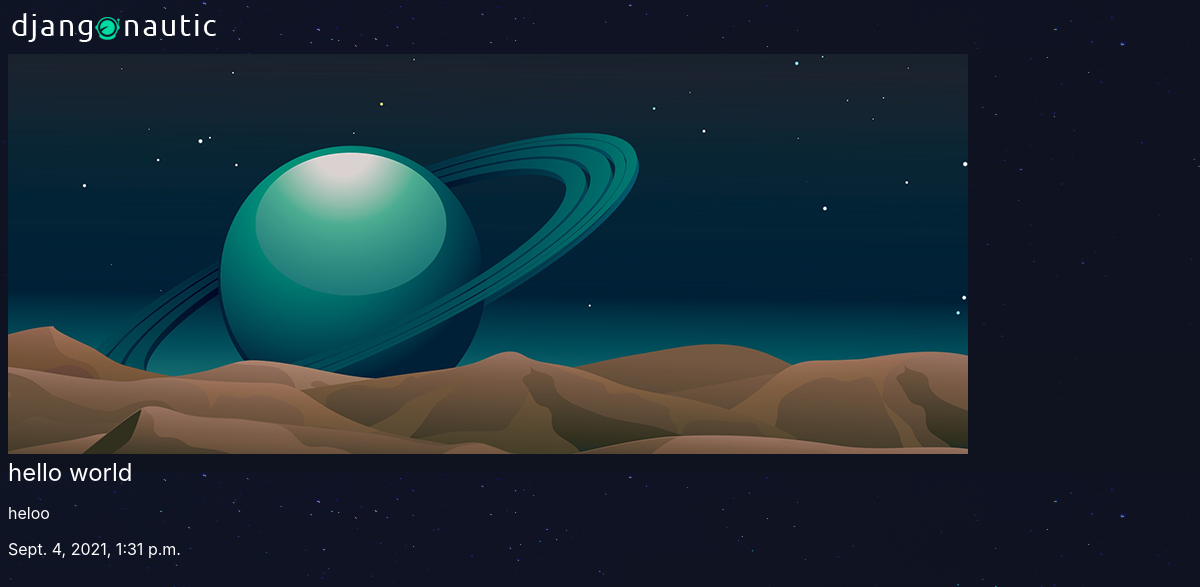
Screenshot of /articles/hello-world/ with the database file from the repository.
### articles/models.py (models this page shows, shortened)
class Article(models.Model):
    title = models.CharField(max_length=100)
    slug = models.SlugField()
    body = models.TextField()
    date = models.DateTimeField(auto_now_add=True)
    thumb = models.ImageField(default='default.png', blank=True)

### articles/views.py (the view)
# urls.py: path('<slug:slug>/', views.detail, name="detail"),
def detail(request, slug):
    article = Article.objects.get(slug=slug)
    return render(request, 'articles/detail.html', {'article':article })

### articles/templates/articles/detail.html
{% extends 'base.html' %}
{% block content %}
<div clas ="article-detail">
    <div class="article">
        <img src="{{ article.thumb.url }}"/>
        <h2>{{ article.title }}</h2>
        <p>{{ article.body }}</p>
        <p>{{ article.date }}</p>
    </div>
</div>
{% endblock %}

### assets/style.css (style rules this page uses)
body { background-color: #0f121f; background-image: url(stars.png); background-repeat-y: no-repeat; color: #fff; }
body * { font-family: -apple-system, BlinkMacSystemFont, 'Segoe UI', Roboto, Oxygen, Ubuntu, Cantarell, 'Open Sans', 'Helvetica Neue', sans-serif; }
h1,h2,h3,h4,h5 { font-weight: normal; margin: 0; }

### rows the page displays
Article: thumb (placeholder picture), title "hello world", body "heloo", date "Sept. 4, 2021, 1:31 p.m."
